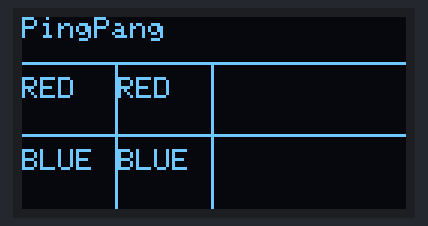
The sketch below on a simulated Arduino Uno, built with avr-gcc and run on an emulated ATmega328P. On the bench: 128×64 one-colour display.

Above: at 2.1 s.

The sketch:

oledTest.ino
```cpp
/*********
  Rui Santos
  Complete project details at https://randomnerdtutorials.com
*********/

#include <Wire.h>
#include <Adafruit_GFX.h>
#include <Adafruit_SSD1306.h>

#define SCREEN_WIDTH 128 // OLED display width, in pixels
#define SCREEN_HEIGHT 64 // OLED display height, in pixels

// Declaration for an SSD1306 display connected to I2C (SDA, SCL pins)
Adafruit_SSD1306 display(SCREEN_WIDTH, SCREEN_HEIGHT, &Wire, -1);

void setup() {
  Serial.begin(115200);

  if(!display.begin(SSD1306_SWITCHCAPVCC, 0x3C)) { // Address 0x3D for 128x64
    Serial.println(F("SSD1306 allocation failed"));
    for(;;);
  }
  delay(2000);
  display.clearDisplay();

  display.setTextSize(1);
  display.setTextColor(WHITE);


  display.drawLine(0, 15, 127, 15, WHITE);
  display.drawLine(0, 39, 127, 39, WHITE);
  display.drawLine(31, 15, 31, 63, WHITE);
  display.drawLine(63, 15, 63, 63, WHITE);

  display.setCursor(0, 0);
  display.println("PingPang");

  display.setCursor(0, 20);
  display.println("RED");

  display.setCursor(0, 44);
  display.println("BLUE");

  display.setCursor(32, 20);
  display.println("RED");

  display.setCursor(32, 44);
  display.println("BLUE");


  display.display();
}

void loop() {

}
```
